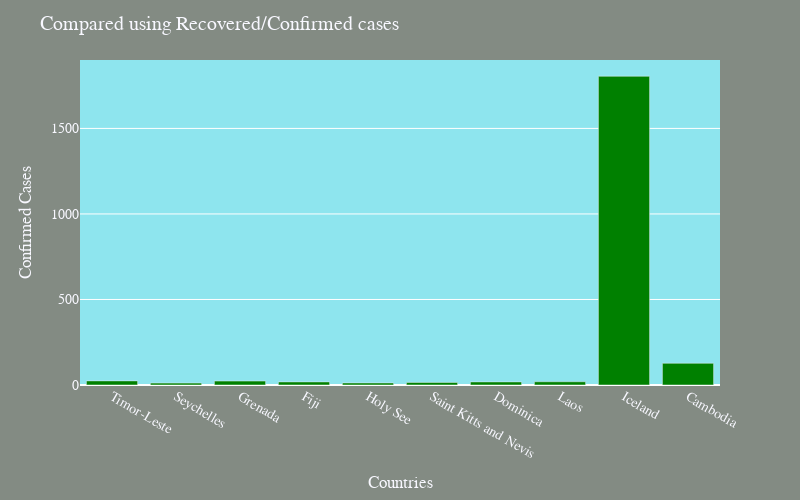

Here is the notebook cell this chart was saved with:
### Markdown cell above
***
# <font color='green'>Top 10 worst affected Countries-Recovered/Confirmed ratio</font>
***

### Code cell
country_df['r/c']=country_df['recovered']/country_df['confirmed']
r= country_df.sort_values('r/c', ascending=False)
#sorted_recovered_df = country_df.sort_values('recovered', ascending=True)
fig3=px.bar(
    r.head(10),
    x = "country",
    y = "recovered",
    #title= "Top 10 worst affected countries-Recovered cases", # the axis names
    color_discrete_sequence=["green"], 
    height=500,
    width=800
)
fig3.update_layout(
        {'plot_bgcolor':'#8EE5EE',
        'paper_bgcolor':'#838B83',
        },
        title=" Compared using Recovered/Confirmed cases",
        xaxis_title="Countries",
        yaxis_title="Confirmed Cases",
        font=dict(
            family="TimesNewRoman",
            size=14,
            color='#F8F8FF'
        ),           
        width = 800
    )
fig3.show()

### Figure 1 — Plotly figure (JSON) as saved in the notebook; plotly's stock layout.template omitted (floating-point values rounded to 4 significant figures)
{"data": [{"alignmentgroup": "True", "hovertemplate": "country=%{x}<br>recovered=%{y}<extra></extra>", "legendgroup": "", "marker": {"color": "green"}, "name": "", "offsetgroup": "", "orientation": "v", "showlegend": false, "textposition": "auto", "type": "bar", "x": ["Timor-Leste", "Seychelles", "Grenada", "Fiji", "Holy See", "Saint Kitts and Nevis", "Dominica", "Laos", "Iceland", "Cambodia"], "xaxis": "x", "y": [24, 11, 23, 18, 12, 15, 18, 19, 1805, 127], "yaxis": "y"}], "layout": {"barmode": "relative", "font": {"color": "#F8F8FF", "family": "TimesNewRoman", "size": 14}, "height": 500, "legend": {"tracegroupgap": 0}, "margin": {"t": 60}, "paper_bgcolor": "#838B83", "plot_bgcolor": "#8EE5EE", "title": {"text": " Compared using Recovered/Confirmed cases"}, "width": 800, "xaxis": {"anchor": "y", "domain": [0, 1], "title": {"text": "Countries"}}, "yaxis": {"anchor": "x", "domain": [0, 1], "title": {"text": "Confirmed Cases"}}}}
